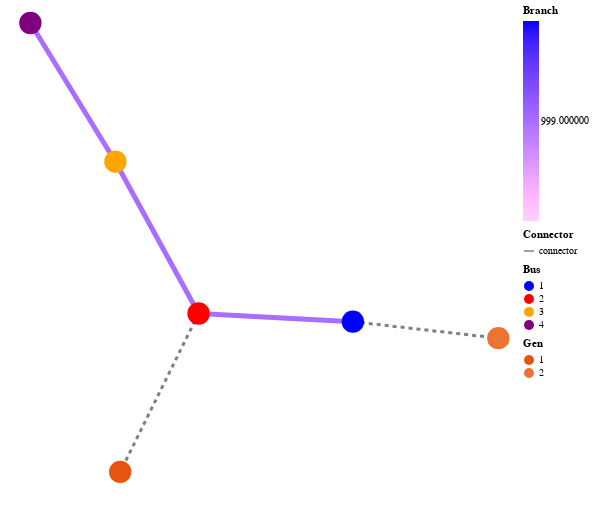

Notebook code for this chart:
### Code cell
powerplot(case;
    gen_data=:index,
    bus_data=:index,
    bus_color=[:blue, :red, :orange, :purple],
    branch_data=:rate_a,
    branch_color=[:white,:blue],
    branch_data_type=:quantitative
)

### Figure 1 — Vega-Lite specification as saved in the notebook (floating-point values rounded to 4 significant figures)
{"config": {"view": {"stroke": null}}, "encoding": {"x": {"axis": null}, "y": {"axis": null}}, "height": 500, "layer": [{"data": {"values": [{"ComponentType": "branch", "b_fr": 0, "b_to": 0, "br_r": 0.003, "br_status": 1, "br_x": 0.006, "index": 1, "rate_a": 999, "transformer": false, "xcoord_1": -0.7273, "xcoord_2": -1.322, "ycoord_1": 0.6597, "ycoord_2": 1.492}, {"ComponentType": "branch", "b_fr": 0, "b_to": 0, "br_r": 0.003, "br_status": 1, "br_x": 0.006, "index": 2, "rate_a": 999, "transformer": false, "xcoord_1": -0.145, "xcoord_2": -0.7273, "ycoord_1": -0.2511, "ycoord_2": 0.6597}, {"ComponentType": "branch", "b_fr": 0, "b_to": 0, "br_r": 0.003, "br_status": 1, "br_x": 0.006, "index": 3, "rate_a": 999, "transformer": true, "xcoord_1": 0.935, "xcoord_2": -0.145, "ycoord_1": -0.3, "ycoord_2": -0.2511}]}, "encoding": {"color": {"field": "rate_a", "scale": {"range": ["white", "blue"]}, "title": "Branch", "type": "quantitative"}, "size": {"value": 5}, "x": {"field": "xcoord_1", "type": "quantitative"}, "x2": {"field": "xcoord_2", "type": "quantitative"}, "y": {"field": "ycoord_1", "type": "quantitative"}, "y2": {"field": "ycoord_2", "type": "quantitative"}}, "mark": {"opacity": 1, "tooltip": {"content": "data"}, "type": "rule"}}, {"data": {"values": [{"ComponentType": "connector", "dst": ["gen", "1"], "source_id": ["gen", "1"], "src": ["bus", "2"], "xcoord_1": -0.145, "xcoord_2": -0.6936, "ycoord_1": -0.2511, "ycoord_2": -1.201}, {"ComponentType": "connector", "dst": ["gen", "2"], "source_id": ["gen", "2"], "src": ["bus", "1"], "xcoord_1": 0.935, "xcoord_2": 1.953, "ycoord_1": -0.3, "ycoord_2": -0.3992}]}, "encoding": {"color": {"field": "ComponentType", "scale": {"range": ["gray"]}, "title": "Connector", "type": "nominal"}, "size": {"value": 3}, "strokeDash": {"value": [4, 4]}, "x": {"field": "xcoord_1", "type": "quantitative"}, "x2": {"field": "xcoord_2", "type": "quantitative"}, "y": {"field": "ycoord_1", "type": "quantitative"}, "y2": {"field": "ycoord_2", "type": "quantitative"}}, "mark": {"opacity": 1, "tooltip": {"content": "data"}, "type": "rule"}}, {"data": {"values": [{"ComponentType": "bus", "area": 1, "base_kv": 12.5, "bus_i": 4, "bus_type": 1, "index": 4, "va": 0, "vm": 1, "vmax": 1.1, "vmin": 0.9, "xcoord_1": -1.322, "ycoord_1": 1.492, "zone": 1}, {"ComponentType": "bus", "area": 1, "base_kv": 12.5, "bus_i": 1, "bus_type": 3, "index": 1, "va": 0, "vm": 1, "vmax": 1.1, "vmin": 0.9, "xcoord_1": 0.935, "ycoord_1": -0.3, "zone": 1}, {"ComponentType": "bus", "area": 1, "base_kv": 12.5, "bus_i": 2, "bus_type": 2, "index": 2, "va": 0, "vm": 1, "vmax": 1.1, "vmin": 0.9, "xcoord_1": -0.145, "ycoord_1": -0.2511, "zone": 1}, {"ComponentType": "bus", "area": 1, "base_kv": 12.5, "bus_i": 3, "bus_type": 1, "index": 3, "va": 0, "vm": 1, "vmax": 1.1, "vmin": 0.9, "xcoord_1": -0.7273, "ycoord_1": 0.6597, "zone": 1}]}, "encoding": {"color": {"field": "index", "scale": {"range": ["blue", "red", "orange", "purple"]}, "title": "Bus", "type": "nominal"}, "size": {"value": 500}, "x": {"field": "xcoord_1", "type": "quantitative"}, "y": {"field": "ycoord_1", "type": "quantitative"}}, "mark": {"opacity": 1, "tooltip": {"content": "data"}, "type": "circle"}}, {"data": {"values": [{"ComponentType": "gen", "gen_status": 1, "index": 1, "mbase": 100, "pg": 0, "pmax": 999, "pmin": 0, "qg": 0, "qmax": 999, "qmin": -999, "xcoord_1": -0.6936, "ycoord_1": -1.201}, {"ComponentType": "gen", "gen_status": 1, "index": 2, "mbase": 100, "pg": 0, "pmax": 999, "pmin": 0, "qg": 0, "qmax": 999, "qmin": -999, "xcoord_1": 1.953, "ycoord_1": -0.3992}]}, "encoding": {"color": {"field": "index", "scale": {"range": ["#E6550D", "#EB7433", "#F19358", "#F8B17C", "#FDD0A2"]}, "title": "Gen", "type": "nominal"}, "size": {"value": 500}, "x": {"field": "xcoord_1", "type": "quantitative"}, "y": {"field": "ycoord_1", "type": "quantitative"}}, "mark": {"opacity": 1, "tooltip": {"content": "data"}, "type": "circle"}}], "resolve": {"scale": {"color": "independent"}}, "width": 500}
